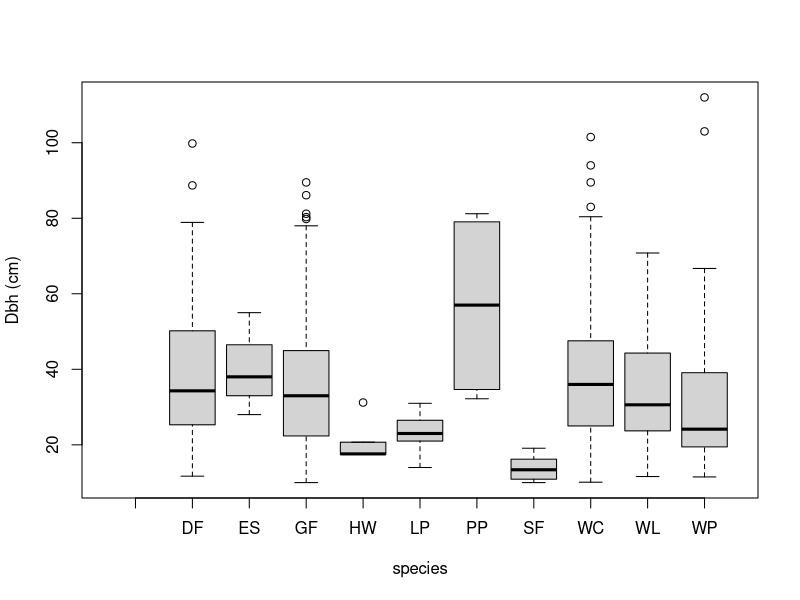
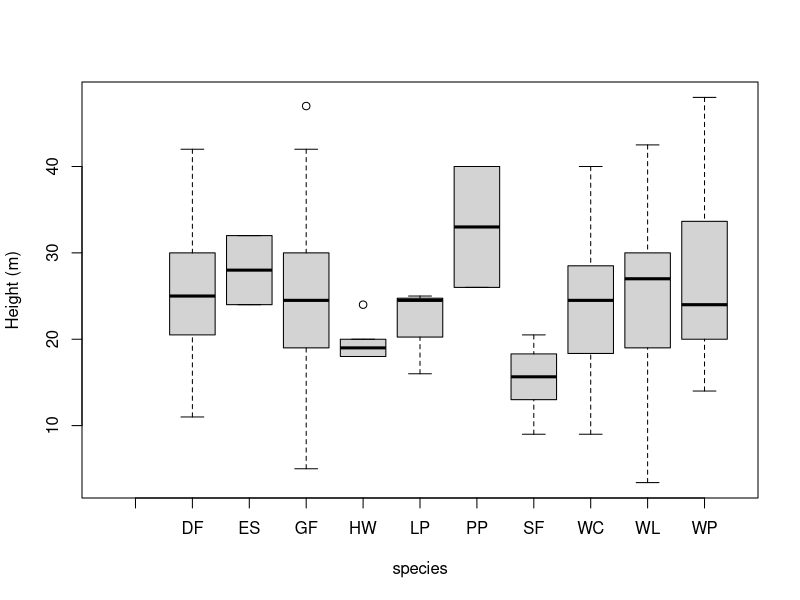
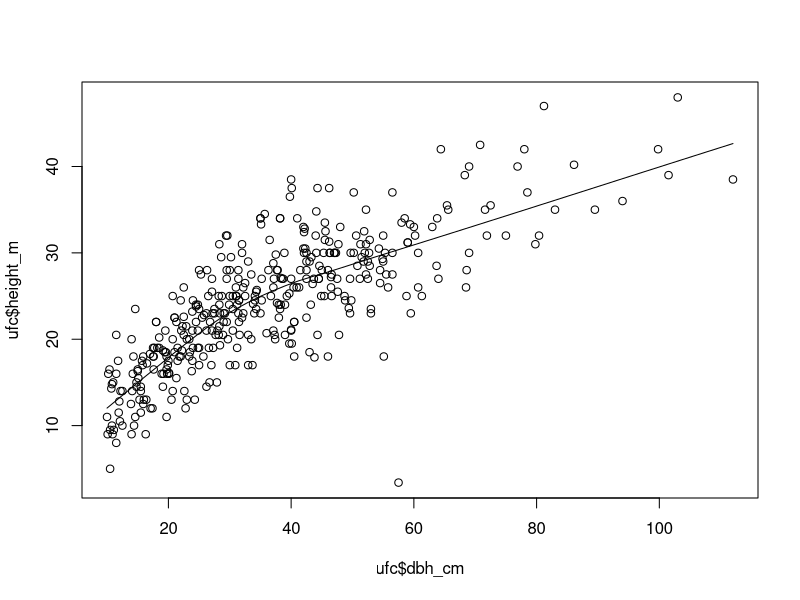
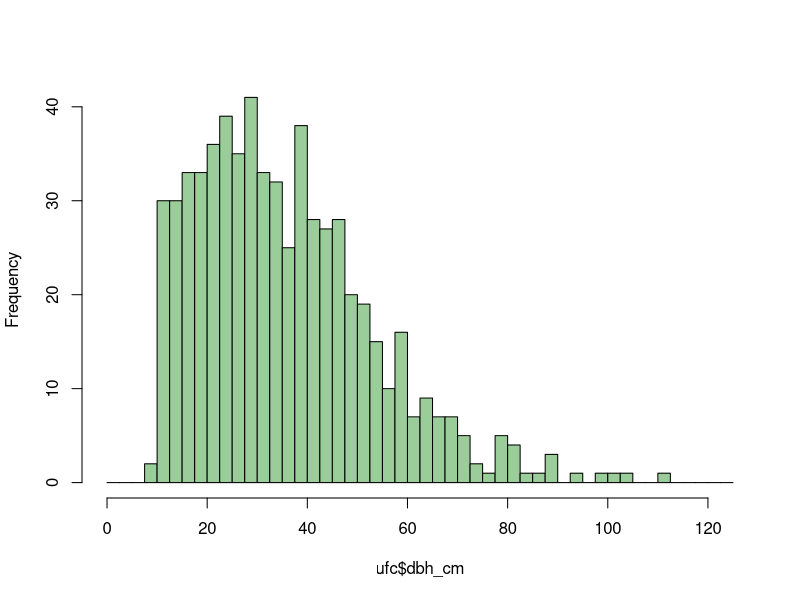
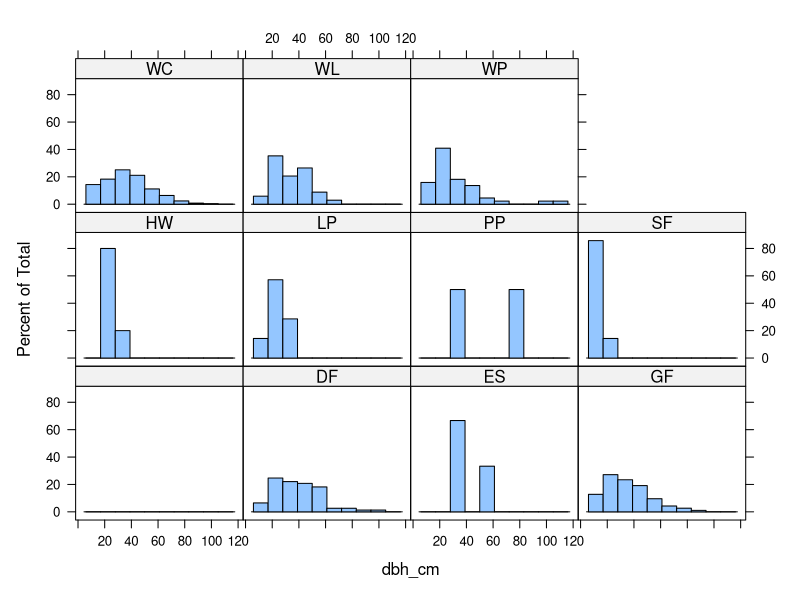

Here is the R script that generated these plots, in order:
# Load the data

ufc <- read.csv("data/ufc.csv")

# Input sample design parameter and population size for later computation.
ufc_baf <- 7
ufc_area <- 300


###
### EXAMINING/WRANGLING/CLEARING THE DATA 
###

# examine the str()ucture of the data
# check the first few rows for missing values (na)
str(ufc)
head(ufc)
colSums(is.na(ufc))

#append the units to the variable names to be sure that the
#reader can easily interpret the statistics that we will later compute.
ufc$height_m <- ufc$height/10
ufc$dbh_cm <- ufc$dbh/10

str(ufc)

#obtain some useful snapshots of the data
range(ufc$dbh_cm)
range(ufc$height_m, na.rm = TRUE)

# remove the '0' heighg data
ufc$height_m[ufc$height_m <0.1] <- NA
range(ufc$height_m, na.rm = TRUE)

# How do the numbers of trees of each species look?
table(ufc$species)

# merge data for species that are likely to be the same (F, FG and GF)
ufc$species[ufc$species %in% c("F","FG")] <- "GF"
ufc$species <- factor(ufc$species)
table(ufc$species)

# How many missing heights do we have for each species?
table(ufc$species[is.na(ufc$height_m)])


###
### DOING SOME PLOTS OF THE DATA 
###


boxplot(dbh_cm ~ species, data=ufc, ylab="Dbh (cm)")

boxplot(height_m ~ species, data=ufc, ylab="Height (m)")

scatter.smooth(ufc$dbh_cm, ufc$height_m)

hist(ufc$dbh_cm, breaks=(0:50) * 2.5, col="darkseagreen3", main="")

# load lattice library
# this command should go at the top really - e.g. loading dependancies etc.
library(lattice)

histogram( ~ dbh_cm | species, data = ufc)


